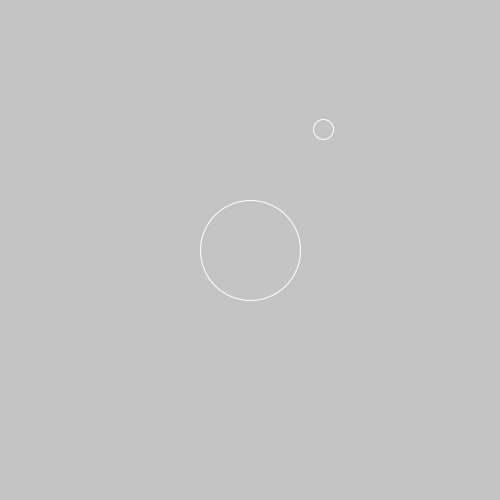
Frame 1 (no input)
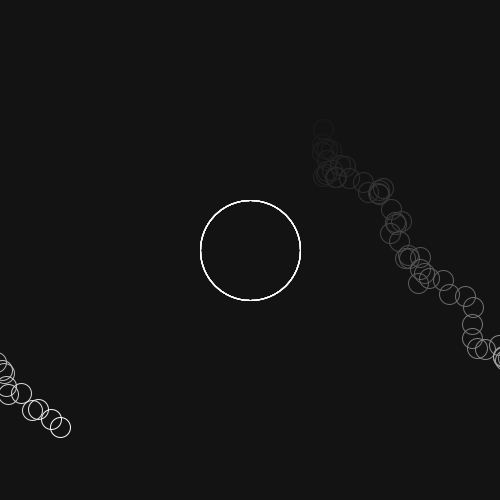
Frame 60 (the mouse pressed at the canvas centre just before this capture)
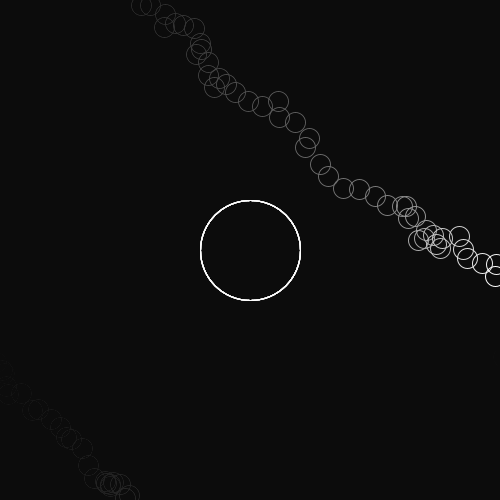
Frame 120 (the mouse held since frame 60 and released just before this capture)

The Processing sketch that drew these frames (run headless with seeded random() and noise(); from frame 60 on, the mouse is pressed at the canvas centre):

// Processing sketch: processing_54157
// ── processing_54157.pde

Wiggler w1; //Declare the wiggler

void setup()
{
  size(500, 500);
  smooth();
  //Initialize the wiggler by calling its constructor
  w1 = new Wiggler(random(width), random(height), random(2, 6));
}
void draw()
{
  //background stuff
  fill(0, 10);
  noStroke();
  rect(0, 0, width, height);

  //Call methods on the wigglaz
  w1.display();
  w1.update();

  //We made a method that returns each wiggler's dist from center.
  if ( w1.distFromCenter() < 50)
    fill(255, 0, 0);
  else
    noFill();

  ellipse(width/2, height/2, 100, 100);
}

class Wiggler
{
  float xpos, ypos;
  float speed;
 
  Wiggler(float tx, float ty, float ts)
  {
    xpos = tx;
    ypos = ty;
    speed = ts;
  }
 
  void update()
  {
    float rx = random(-speed, speed*3);
    float ry = random(-speed, speed*3);
    xpos+=rx;
    ypos+=ry;
  }
 
  void display()
  {
    stroke(255);
    noFill();
    ellipse(xpos, ypos, 20, 20);
    wrap(); //I moved this here since I always want it to be done.
  }
  void wrap()
  {
    if (xpos >= width+10) {
      xpos = -10;
    }
    else if (xpos<=-10) {
      xpos = width+10;
    }
    else if (ypos>=height) {
      ypos=0;
    }
    else if (ypos<=0) {
      ypos=height;
    }
  }
 
  float distFromCenter()
  {
    float d = dist(xpos, ypos, width/2, height/2);
    return d;
  }
}
